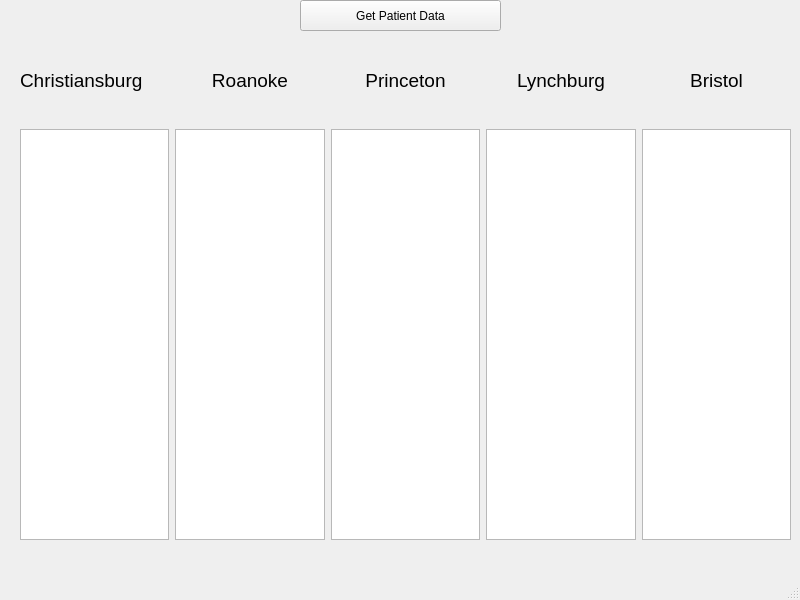
<?xml version="1.0" encoding="UTF-8"?>
<ui version="4.0">
 <class>HospitalWindow</class>
 <widget class="QMainWindow" name="HospitalWindow">
  <property name="geometry">
   <rect>
    <x>0</x>
    <y>0</y>
    <width>800</width>
    <height>600</height>
   </rect>
  </property>
  <property name="windowTitle">
   <string>HospitalWindow</string>
  </property>
  <widget class="QWidget" name="centralwidget">
   <widget class="QWidget" name="horizontalLayoutWidget">
    <property name="geometry">
     <rect>
      <x>20</x>
      <y>40</y>
      <width>771</width>
      <height>80</height>
     </rect>
    </property>
    <layout class="QHBoxLayout" name="horizontalLayout">
     <item>
      <widget class="QLabel" name="christiansburg_label">
       <property name="font">
        <font>
         <pointsize>14</pointsize>
        </font>
       </property>
       <property name="text">
        <string>Christiansburg</string>
       </property>
       <property name="scaledContents">
        <bool>false</bool>
       </property>
      </widget>
     </item>
     <item>
      <widget class="QLabel" name="roanoke_label">
       <property name="font">
        <font>
         <pointsize>14</pointsize>
        </font>
       </property>
       <property name="text">
        <string>Roanoke</string>
       </property>
       <property name="alignment">
        <set>Qt::AlignCenter</set>
       </property>
      </widget>
     </item>
     <item>
      <widget class="QLabel" name="princeton_label">
       <property name="font">
        <font>
         <pointsize>14</pointsize>
        </font>
       </property>
       <property name="text">
        <string>Princeton</string>
       </property>
       <property name="alignment">
        <set>Qt::AlignCenter</set>
       </property>
      </widget>
     </item>
     <item>
      <widget class="QLabel" name="lynchburg_label">
       <property name="font">
        <font>
         <pointsize>14</pointsize>
        </font>
       </property>
       <property name="text">
        <string>Lynchburg</string>
       </property>
       <property name="alignment">
        <set>Qt::AlignCenter</set>
       </property>
      </widget>
     </item>
     <item>
      <widget class="QLabel" name="bristol_label">
       <property name="font">
        <font>
         <pointsize>14</pointsize>
        </font>
       </property>
       <property name="text">
        <string>Bristol</string>
       </property>
       <property name="alignment">
        <set>Qt::AlignCenter</set>
       </property>
      </widget>
     </item>
    </layout>
   </widget>
   <widget class="QWidget" name="horizontalLayoutWidget_2">
    <property name="geometry">
     <rect>
      <x>20</x>
      <y>129</y>
      <width>771</width>
      <height>411</height>
     </rect>
    </property>
    <layout class="QHBoxLayout" name="horizontalLayout_2">
     <item>
      <widget class="QChartView" name="graphicsView_3"/>
     </item>
     <item>
      <widget class="QChartView" name="graphicsView_2"/>
     </item>
     <item>
      <widget class="QChartView" name="graphicsView_4"/>
     </item>
     <item>
      <widget class="QChartView" name="graphicsView_5"/>
     </item>
     <item>
      <widget class="QChartView" name="graphicsView"/>
     </item>
    </layout>
   </widget>
   <widget class="QPushButton" name="hospital_data">
    <property name="geometry">
     <rect>
      <x>300</x>
      <y>0</y>
      <width>201</width>
      <height>31</height>
     </rect>
    </property>
    <property name="text">
     <string>Get Patient Data</string>
    </property>
   </widget>
  </widget>
  <widget class="QMenuBar" name="menubar">
   <property name="geometry">
    <rect>
     <x>0</x>
     <y>0</y>
     <width>800</width>
     <height>22</height>
    </rect>
   </property>
  </widget>
  <widget class="QStatusBar" name="statusbar"/>
 </widget>
 <customwidgets>
  <customwidget>
   <class>QChartView</class>
   <extends>QGraphicsView</extends>
   <header location="global">QtCharts</header>
  </customwidget>
 </customwidgets>
 <resources/>
 <connections/>
</ui>
